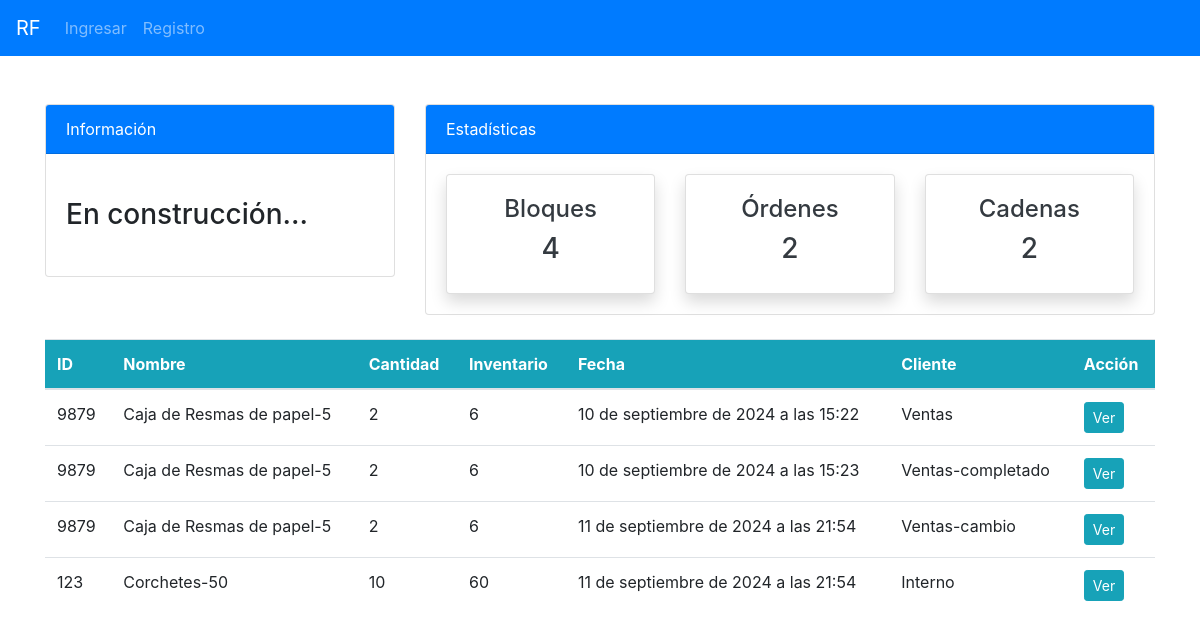
Screenshot of /blockchain/consulta/ with the database file from the repository.
### blockchain/models.py (models this page shows, shortened)
class Block(models.Model):
    cadena = models.ForeignKey(Cadena, on_delete=models.CASCADE, related_name='bloques', null=True, blank=True)
    orden_id  = models.CharField(max_length=100)
    nombre = models.ForeignKey(Product, on_delete=models.CASCADE)
    cantidad = models.IntegerField()
    stock = models.IntegerField()
    fecha = models.DateTimeField(default=timezone.now)  # Se añade automáticamente la fecha y hora actuales
    cliente = models.CharField(max_length=255) #se añade cliente que pide orden
    hash = models.CharField(max_length=64)
    prev_hash = models.CharField(max_length=64)
    timestamp = models.DateTimeField(auto_now_add=True)
    completado = models.BooleanField(default=False)

### api/models.py (models this page shows, shortened)
class Product(models.Model):
    CATEGORY = (
    ('Stationary', 'Papelería'),
    ('Electronics', 'Electrónica'),
    ('Food', 'Alimentos'),
)
    name = models.CharField(max_length=100, null=True)
    quantity = models.PositiveIntegerField(null=True)
    category = models.CharField(max_length=50, choices=CATEGORY, null=True)
    def __str__(self):
        return f'{self.name}-{self.quantity}'

### blockchain/views.py (the view)
# urls.py: path('consulta/', views.consulta, name='blockchain-consulta'),
def consulta(request):
    block_count = Block.objects.all().count()
    cadena_count = Cadena.objects.all().count()
    all_ids = Block.objects.values_list('orden_id', flat=True).distinct()
    blocks = Block.objects.all()
    context = {
        'all_ids': all_ids,
        'blocks': blocks,
        'block_count':block_count,
        'cadena_count':cadena_count,
    }
    return render(request, 'blockchain/consulta.html', context)

### templates/blockchain/consulta.html (shortened to what this page needs)
{% extends 'partials/base.html' %}
{% block content %}
{% include 'blockchain/top_nav_block.html' %}
    <div class="container mt-4">
            <div class="block-container">
                {% if blocks %}
                    <table class="table bg-white">
                        <thead class="bg-info text-white">
                            <tr>
                                <th>ID</th>
                                <th>Nombre</th>
                                <th>Cantidad</th>
                                <th>Inventario</th>
                                <th>Fecha</th>
                                <th>Cliente</th>
                                <th>Acción</th>
                            </tr>
                        </thead>
                        <tbody>
                            {% for block in blocks %}
                                <tr>
                                    <td>{{ block.orden_id }}</td>
                                    <td>{{ block.nombre }}</td>
                                    <td>{{ block.cantidad }}</td>
                                    <td>{{ block.stock }}</td>
                                    <td>{{ block.fecha }}</td>
                                    <td>{{ block.cliente }}</td>
                                    <td>
                                        <a class="btn btn-info btn-sm mr-2" href="{% url 'blockchain-detalle' block.pk %}">Ver</a></td>
                                </tr>
                            {% endfor %}
                        </tbody>
                    </table>
                {% else %}
                    <p>No hay bloques creados todavía</p>
                {% endif %}
            </div>
            </div>
{% endblock%}

### static/style.css (style rules this page uses)
body { background: rgb(255,255,255); }

### rows the page displays
Block: orden_id "9879", nombre "Caja de Resmas de papel-5", cantidad "2", stock "6", fecha "10 de septiembre de 2024 a las 15:22", cliente "Ventas"
Block: orden_id "9879", nombre "Caja de Resmas de papel-5", cantidad "2", stock "6", fecha "10 de septiembre de 2024 a las 15:23", cliente "Ventas-completado"
Block: orden_id "9879", nombre "Caja de Resmas de papel-5", cantidad "2", stock "6", fecha "11 de septiembre de 2024 a las 21:54", cliente "Ventas-cambio"
Block: orden_id "123", nombre "Corchetes-50", cantidad "10", stock "60", fecha "11 de septiembre de 2024 a las 21:54", cliente "Interno"

### other values shown
{{ block_count }} "4"
{{ cadena_count }} "2"
